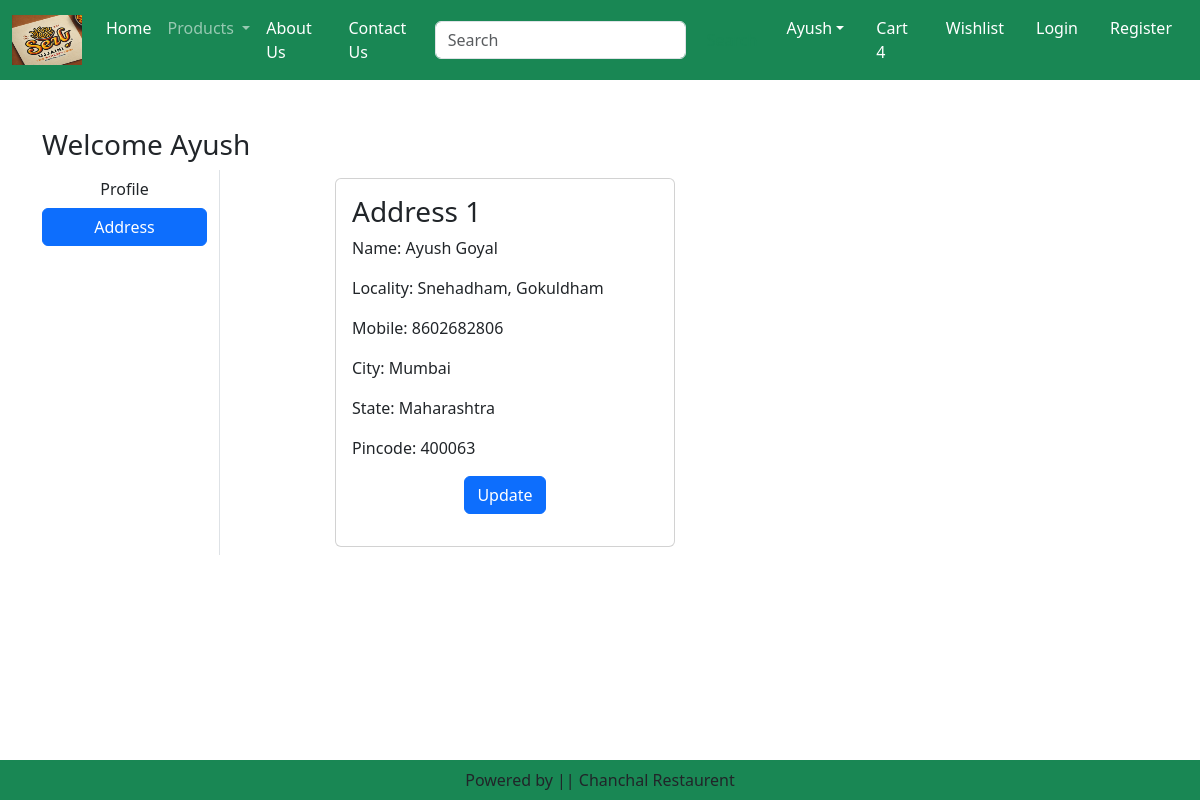
The app's page /address/ (signed in) with its own data.
### home/models.py (models this page shows, shortened)
class Customer(models.Model):
    user = models.ForeignKey(User, on_delete=models.CASCADE)
    name = models.CharField(max_length=200)
    locality = models.CharField(max_length=200)
    city = models.CharField(max_length=50)
    mobile = models.PositiveIntegerField(default=0)
    zipcode = models.PositiveIntegerField()
    state = models.CharField(choices=STATE_CHOICES, max_length=100)

### home/views.py (the view)
# urls.py: path('address/', views.address, name='address'),
def address(request):
    add = Customer.objects.filter(user=request.user)
    return render(request, 'home/address.html', locals())

### home/templates/home/address.html (shortened to what this page needs)
{% extends 'home/base.html' %}
{% load static %}
{% block main-content %}
<div class="container my-5">
    <div class="row">
        <h3>Welcome <span class="text-capitalize">{{request.user}}</span></h3>
        <div class="col-sm-2 border-end">
            <ul class="list-unstyled">
                <li class="d-grid"><a href="{% url 'profile' %}" class="btn">Profile</a></li>
                <li class="d-grid"><a href="{% url 'address' %}" class="btn btn-primary">Address</a></li>
            </ul>
        </div>
        <div class="col-sm-8 offset-sm-1">
            <div class="row">
                {% for ad in add %}
                    <div class="col-sm-6">
                        <div class="card m-2">
                            <div class="card-body">
                                <h3>Address {{forloop.counter}}</h3>
                                <p>Name: {{ad.name}}</p>
                                <p>Locality: {{ad.locality}}</p>
                                <p>Mobile: {{ad.mobile}}</p>
                                <p>City: {{ad.city}}</p>
                                <p>State: {{ad.state}}</p>
                                <p>Pincode: {{ad.zipcode}}</p>
                                <p class="text-center"><a href="{% url 'update_address' pk=ad.id %}" type="button" class="btn btn-primary">Update</a></p>
                            </div>
                        </div>
                    </div>
                {% endfor %}
            </div>
        </div>
    </div>
</div>
{% endblock main-content %}

### records on screen
Customer: name "Ayush Goyal", locality "Snehadham, Gokuldham", mobile "8602682806", city "Mumbai", state "Maharashtra", zipcode "400063"

### other values on screen
{{ request.user }} "Ayush"
